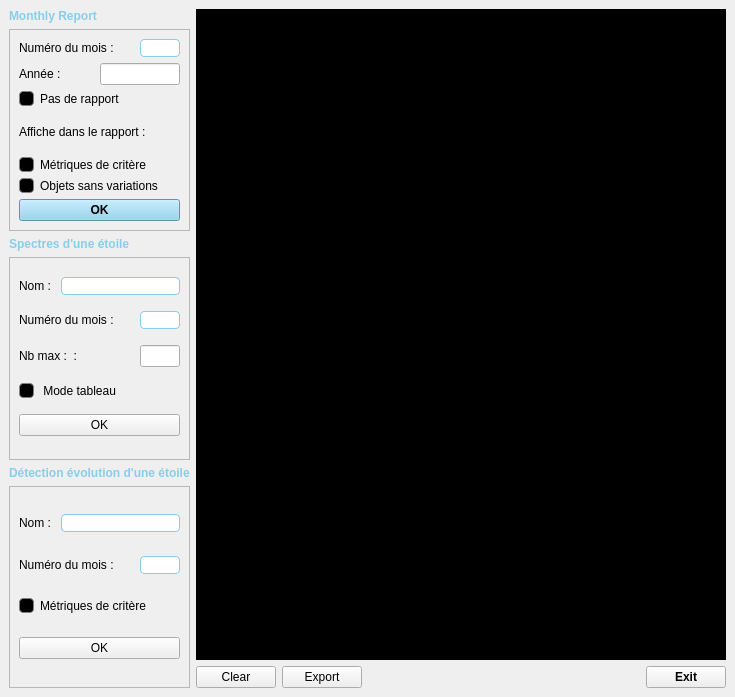
<?xml version="1.0" encoding="UTF-8"?>
<ui version="4.0">
 <class>MainWindow</class>
 <widget class="QMainWindow" name="MainWindow">
  <property name="geometry">
   <rect>
    <x>0</x>
    <y>0</y>
    <width>735</width>
    <height>697</height>
   </rect>
  </property>
  <property name="windowTitle">
   <string>BeSS report</string>
  </property>
  <property name="toolButtonStyle">
   <enum>Qt::ToolButtonStyle::ToolButtonTextOnly</enum>
  </property>
  <widget class="QWidget" name="centralwidget">
   <layout class="QVBoxLayout" name="verticalLayout_3">
    <item>
     <layout class="QHBoxLayout" name="horizontalLayout_2" stretch="0,1">
      <item>
       <layout class="QVBoxLayout" name="verticalLayout" stretch="0,1,0,1,0,1">
        <item>
         <widget class="QLabel" name="label_10">
          <property name="font">
           <font>
            <bold>true</bold>
           </font>
          </property>
          <property name="styleSheet">
           <string notr="true">color : skyblue;</string>
          </property>
          <property name="text">
           <string>Monthly Report</string>
          </property>
         </widget>
        </item>
        <item>
         <widget class="QFrame" name="frame">
          <property name="frameShape">
           <enum>QFrame::Shape::StyledPanel</enum>
          </property>
          <property name="frameShadow">
           <enum>QFrame::Shadow::Raised</enum>
          </property>
          <layout class="QVBoxLayout" name="verticalLayout_5">
           <item>
            <layout class="QHBoxLayout" name="horizontalLayout_8" stretch="0,1">
             <item>
              <widget class="QLabel" name="label">
               <property name="text">
                <string>Numéro du mois :</string>
               </property>
              </widget>
             </item>
             <item>
              <widget class="QLineEdit" name="month_txt">
               <property name="maximumSize">
                <size>
                 <width>40</width>
                 <height>16777215</height>
                </size>
               </property>
               <property name="font">
                <font>
                 <pointsize>9</pointsize>
                </font>
               </property>
               <property name="styleSheet">
                <string notr="true">border: 1px solid  skyblue;
border-radius: 4px;</string>
               </property>
              </widget>
             </item>
            </layout>
           </item>
           <item>
            <layout class="QHBoxLayout" name="horizontalLayout_9" stretch="0,1">
             <item>
              <widget class="QLabel" name="label_2">
               <property name="text">
                <string>Année :</string>
               </property>
              </widget>
             </item>
             <item>
              <widget class="QLineEdit" name="year_txt">
               <property name="maximumSize">
                <size>
                 <width>80</width>
                 <height>16777215</height>
                </size>
               </property>
              </widget>
             </item>
            </layout>
           </item>
           <item>
            <widget class="QCheckBox" name="noreport_chk">
             <property name="styleSheet">
              <string notr="true">QCheckBox::indicator {
    width: 13px;
    height: 13px;
    border: 1px solid gray;
	border-radius : 4px;
    background-color: black;
}

QCheckBox::indicator:checked {
    background-color: skyblue;
}

QCheckBox::indicator:hover {
    border: 1px solid skyblue;
	border-radius : 4px;
}</string>
             </property>
             <property name="text">
              <string>Pas de rapport</string>
             </property>
            </widget>
           </item>
           <item>
            <widget class="QLabel" name="label_3">
             <property name="text">
              <string>Affiche dans le rapport :</string>
             </property>
            </widget>
           </item>
           <item>
            <widget class="QCheckBox" name="metric_chk">
             <property name="styleSheet">
              <string notr="true">QCheckBox::indicator {
    width: 13px;
    height: 13px;
    border: 1px solid gray;
	border-radius : 4px;
    background-color: black;
}

QCheckBox::indicator:checked {
    background-color: skyblue;
}

QCheckBox::indicator:hover {
    border: 1px solid skyblue;
	border-radius : 4px;
}</string>
             </property>
             <property name="text">
              <string>Métriques de critère</string>
             </property>
            </widget>
           </item>
           <item>
            <widget class="QCheckBox" name="novar_chk">
             <property name="styleSheet">
              <string notr="true">QCheckBox::indicator {
    width: 13px;
    height: 13px;
    border: 1px solid gray;
	border-radius : 4px;
    background-color: black;
}

QCheckBox::indicator:checked {
    background-color: skyblue;
}

QCheckBox::indicator:hover {
    border: 1px solid skyblue;
	border-radius : 4px;
}</string>
             </property>
             <property name="text">
              <string>Objets sans variations</string>
             </property>
            </widget>
           </item>
           <item>
            <widget class="QPushButton" name="ok_report_btn">
             <property name="font">
              <font>
               <pointsize>9</pointsize>
               <bold>true</bold>
              </font>
             </property>
             <property name="styleSheet">
              <string notr="true">background-color: skyblue;
color:black;</string>
             </property>
             <property name="text">
              <string>OK</string>
             </property>
            </widget>
           </item>
          </layout>
         </widget>
        </item>
        <item>
         <widget class="QLabel" name="label_9">
          <property name="font">
           <font>
            <bold>true</bold>
           </font>
          </property>
          <property name="styleSheet">
           <string notr="true">color : skyblue;</string>
          </property>
          <property name="text">
           <string>Spectres d'une étoile</string>
          </property>
         </widget>
        </item>
        <item>
         <widget class="QFrame" name="frame_2">
          <property name="frameShape">
           <enum>QFrame::Shape::StyledPanel</enum>
          </property>
          <property name="frameShadow">
           <enum>QFrame::Shadow::Raised</enum>
          </property>
          <layout class="QVBoxLayout" name="verticalLayout_4">
           <item>
            <layout class="QHBoxLayout" name="horizontalLayout_5" stretch="0,1">
             <item>
              <widget class="QLabel" name="label_4">
               <property name="text">
                <string>Nom : </string>
               </property>
              </widget>
             </item>
             <item>
              <widget class="QLineEdit" name="obj_spc_txt">
               <property name="maximumSize">
                <size>
                 <width>120</width>
                 <height>16777215</height>
                </size>
               </property>
               <property name="styleSheet">
                <string notr="true">border: 1px solid  skyblue;
border-radius: 4px;</string>
               </property>
              </widget>
             </item>
            </layout>
           </item>
           <item>
            <layout class="QHBoxLayout" name="horizontalLayout_6" stretch="0,1">
             <item>
              <widget class="QLabel" name="label_12">
               <property name="text">
                <string>Numéro du mois :</string>
               </property>
              </widget>
             </item>
             <item>
              <widget class="QLineEdit" name="month_spc_txt">
               <property name="maximumSize">
                <size>
                 <width>40</width>
                 <height>16777215</height>
                </size>
               </property>
               <property name="font">
                <font>
                 <pointsize>9</pointsize>
                </font>
               </property>
               <property name="styleSheet">
                <string notr="true">border: 1px solid  skyblue;
border-radius: 4px;</string>
               </property>
              </widget>
             </item>
            </layout>
           </item>
           <item>
            <layout class="QHBoxLayout" name="horizontalLayout_7" stretch="0,1">
             <item>
              <widget class="QLabel" name="label_5">
               <property name="text">
                <string>Nb max :  :</string>
               </property>
              </widget>
             </item>
             <item>
              <widget class="QLineEdit" name="nb_max_txt">
               <property name="maximumSize">
                <size>
                 <width>40</width>
                 <height>16777215</height>
                </size>
               </property>
               <property name="text">
                <string/>
               </property>
              </widget>
             </item>
            </layout>
           </item>
           <item>
            <widget class="QCheckBox" name="composer_chk">
             <property name="styleSheet">
              <string notr="true">QCheckBox::indicator {
    width: 13px;
    height: 13px;
    border: 1px solid gray;
	border-radius : 4px;
    background-color: black;
}

QCheckBox::indicator:checked {
    background-color: skyblue;
}

QCheckBox::indicator:hover {
    border: 1px solid skyblue;
	border-radius : 4px;
}</string>
             </property>
             <property name="text">
              <string> Mode tableau</string>
             </property>
            </widget>
           </item>
           <item>
            <widget class="QPushButton" name="ok_spc_btn">
             <property name="styleSheet">
              <string notr="true"/>
             </property>
             <property name="text">
              <string>OK</string>
             </property>
            </widget>
           </item>
          </layout>
         </widget>
        </item>
        <item>
         <widget class="QLabel" name="label_8">
          <property name="font">
           <font>
            <bold>true</bold>
           </font>
          </property>
          <property name="styleSheet">
           <string notr="true">color : skyblue;</string>
          </property>
          <property name="text">
           <string>Détection évolution d'une étoile</string>
          </property>
         </widget>
        </item>
        <item>
         <widget class="QFrame" name="frame_3">
          <property name="frameShape">
           <enum>QFrame::Shape::StyledPanel</enum>
          </property>
          <property name="frameShadow">
           <enum>QFrame::Shadow::Raised</enum>
          </property>
          <layout class="QVBoxLayout" name="verticalLayout_6">
           <item>
            <layout class="QHBoxLayout" name="horizontalLayout_3" stretch="0,1">
             <item>
              <widget class="QLabel" name="label_7">
               <property name="text">
                <string>Nom : </string>
               </property>
              </widget>
             </item>
             <item>
              <widget class="QLineEdit" name="obj_evo_txt">
               <property name="maximumSize">
                <size>
                 <width>120</width>
                 <height>16777215</height>
                </size>
               </property>
               <property name="styleSheet">
                <string notr="true">border: 1px solid  skyblue;
border-radius: 4px;</string>
               </property>
              </widget>
             </item>
            </layout>
           </item>
           <item>
            <layout class="QHBoxLayout" name="horizontalLayout_4" stretch="0,1">
             <item>
              <widget class="QLabel" name="label_11">
               <property name="text">
                <string>Numéro du mois :</string>
               </property>
              </widget>
             </item>
             <item>
              <widget class="QLineEdit" name="month_evo_txt">
               <property name="maximumSize">
                <size>
                 <width>40</width>
                 <height>16777215</height>
                </size>
               </property>
               <property name="font">
                <font>
                 <pointsize>9</pointsize>
                </font>
               </property>
               <property name="styleSheet">
                <string notr="true">border: 1px solid  skyblue;
border-radius: 4px;</string>
               </property>
              </widget>
             </item>
            </layout>
           </item>
           <item>
            <widget class="QCheckBox" name="evo_metric_chk">
             <property name="styleSheet">
              <string notr="true">QCheckBox::indicator {
    width: 13px;
    height: 13px;
    border: 1px solid gray;
	border-radius : 4px;
    background-color: black;
}

QCheckBox::indicator:checked {
    background-color: skyblue;
}

QCheckBox::indicator:hover {
    border: 1px solid skyblue;
	border-radius : 4px;
}</string>
             </property>
             <property name="text">
              <string>Métriques de critère</string>
             </property>
            </widget>
           </item>
           <item>
            <widget class="QPushButton" name="ok_evo_btn">
             <property name="text">
              <string>OK</string>
             </property>
            </widget>
           </item>
          </layout>
         </widget>
        </item>
       </layout>
      </item>
      <item>
       <layout class="QVBoxLayout" name="verticalLayout_2">
        <item>
         <widget class="QTextEdit" name="console_txt">
          <property name="styleSheet">
           <string notr="true">background-color: black;
color: white;</string>
          </property>
         </widget>
        </item>
        <item>
         <layout class="QHBoxLayout" name="horizontalLayout" stretch="0,0,1,0">
          <item>
           <widget class="QPushButton" name="cls_btn">
            <property name="text">
             <string>Clear</string>
            </property>
           </widget>
          </item>
          <item>
           <widget class="QPushButton" name="export_btn">
            <property name="text">
             <string>Export</string>
            </property>
           </widget>
          </item>
          <item>
           <spacer name="horizontalSpacer">
            <property name="orientation">
             <enum>Qt::Orientation::Horizontal</enum>
            </property>
            <property name="sizeHint" stdset="0">
             <size>
              <width>40</width>
              <height>20</height>
             </size>
            </property>
           </spacer>
          </item>
          <item>
           <widget class="QPushButton" name="exit_btn">
            <property name="font">
             <font>
              <pointsize>9</pointsize>
              <bold>true</bold>
             </font>
            </property>
            <property name="styleSheet">
             <string notr="true"/>
            </property>
            <property name="text">
             <string>Exit</string>
            </property>
           </widget>
          </item>
         </layout>
        </item>
       </layout>
      </item>
     </layout>
    </item>
   </layout>
  </widget>
 </widget>
 <resources/>
 <connections/>
</ui>
